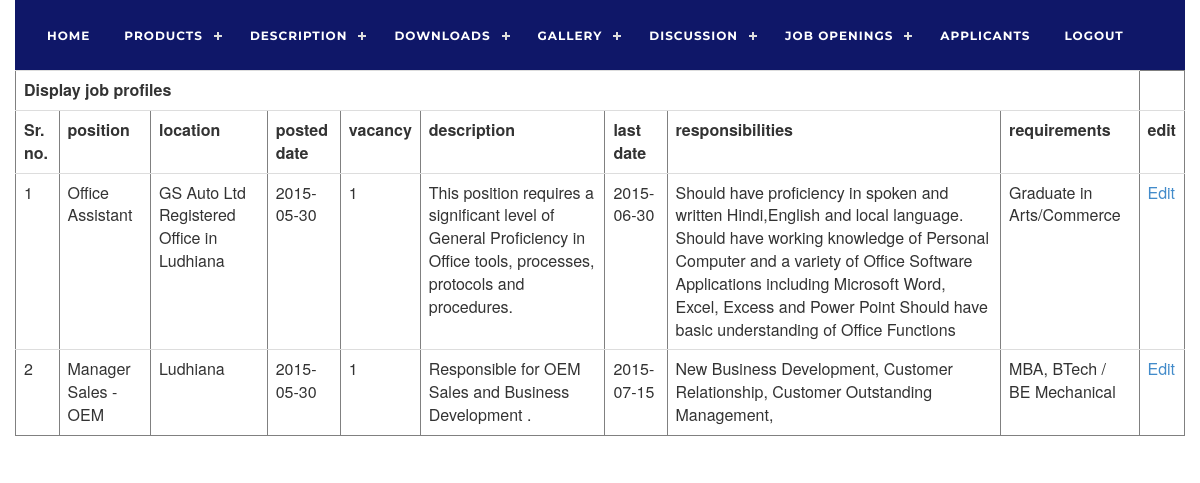
/admin/admin_index.php?a=edit_job (signed in), run on the app's committed database.
### tables this page shows
CREATE TABLE `job` (
  `j_id` int(100) NOT NULL auto_increment,
  `position` varchar(100) NOT NULL,
  `location` varchar(100) NOT NULL,
  `date` date NOT NULL,
  `vacancy` varchar(100) NOT NULL,
  `desc_value` varchar(2000) NOT NULL,
  `lst_date` date NOT NULL,
  `resp` longtext NOT NULL,
  `requirements` varchar(100) NOT NULL,
  PRIMARY KEY  (`j_id`)
);

### admin/edit_job.php (the view, shortened to what this page needs)
<table class="table" border="1">
<tr>
<th colspan="9">
Display job profiles
</th>
</tr>
<th>Sr. no.</th>
<th>position</th>
<th>location</th>
<th>posted date</th>
<th>vacancy</th>
<th>description</th>
<th>last date</th>
<th>responsibilities</th>
<th>requirements</th>
<th>edit</th>
<?php
$str="select * from job";
$str1=mysql_query($str);
while($str2=mysql_fetch_array($str1))
{
	echo "<tr>
	<td>$str2[j_id]</td>
	<td>$str2[position]</td>
	<td>$str2[location]</td>
	<td>$str2[date]</td>
	<td>$str2[vacancy]</td>
	<td>$str2[desc_value]</td>
	<td>$str2[lst_date]</td>
	<td>$str2[resp]</td>
	<td>$str2[requirements]</td>
	<td><a href='admin_index.php?a=edit1_job&j_id=$str2[j_id]'>Edit</a></td>
	</tr>"
	;
}
?>
</table>

### data on the page
job: j_id "1", position "Office Assistant", location "GS Auto Ltd Registered Office in Ludhiana", date "2015-05-30", vacancy "1", desc_value "This position requires a significant level of General Proficiency in Office tools, processes, protocols and procedures.", lst_date "2015-06-30", resp "Should have proficiency in spoken and written Hindi,English and local language. Should have working knowledge of Personal Computer and a variety of Office Software Applications including Microsoft Word, Excel, Excess and Power Point Should have basic understanding of Office Functions", requirements "Graduate in Arts/Commerce"
job: j_id "2", position "Manager Sales - OEM", location "Ludhiana", date "2015-05-30", vacancy "1", desc_value "Responsible for OEM Sales and Business Development .", lst_date "2015-07-15", resp "New Business Development, Customer Relationship, Customer Outstanding Management,", requirements "MBA, BTech / BE Mechanical"
